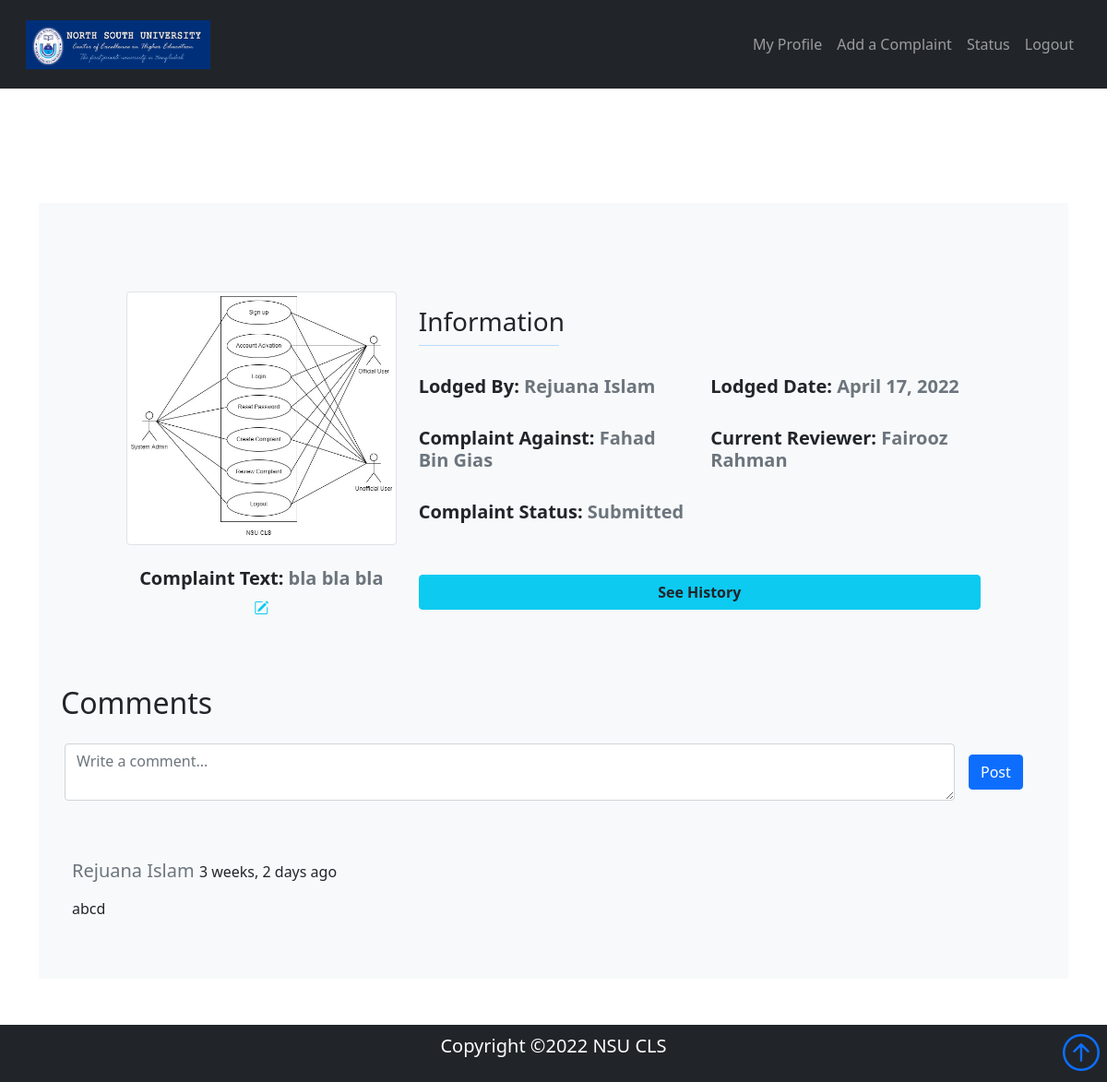
Page /complaints/complaint-card/96c8dd0b-d5d6-4c3c-bf5f-46aba4e1cba0/ (signed in) on the committed database.
### Complaint/models.py (models this page shows, shortened)
class Complaints(models.Model):
    Status = (
        ('Submitted', 'Submitted'),
        ('In progress', 'In progress'),
        ('Reviewed', 'Reviewed'),
        ('Declined', 'Declined'),
    )
    id = models.UUIDField(default=uuid.uuid4, unique=True, primary_key=True, editable=False)
    user = models.ForeignKey(get_user_model(), on_delete=models.CASCADE, related_name='creator')
    complaint_text = models.TextField(max_length=5000)
    reviewer = models.ForeignKey(get_user_model(), null=True, blank=True, on_delete=models.CASCADE, related_name='reviewer')
    against = models.ForeignKey(get_user_model(), on_delete=models.CASCADE, related_name='against')
    against_2 = models.ForeignKey(get_user_model(), null=True, blank=True, on_delete=models.CASCADE, related_name='against2')
    against_3 = models.ForeignKey(get_user_model(), null=True, blank=True, on_delete=models.CASCADE, related_name='against3')
    proof = models.ImageField(upload_to='complaint_proof/')
    status = models.CharField(max_length=100, choices=Status, default='Declined')
    created = models.DateField(auto_now_add=True)

class Comments(models.Model):
    id = models.UUIDField(default=uuid.uuid4, unique=True, primary_key=True, editable=False)
    complaint_id = models.ForeignKey(Complaints, on_delete=models.CASCADE)
    user = models.ForeignKey(get_user_model(), on_delete=models.CASCADE)
    comment_text = models.TextField(max_length=5000)
    created = models.DateTimeField(auto_now_add=True)

### Authentication/models.py (models this page shows)
class CustomUser(AbstractBaseUser, PermissionsMixin):
    TYPE_OF_USER = (
        ('Faculty', 'Faculty'),
        ('Student', 'Student'),
        ('Administrator', 'Administrator'),
        ('Staff', 'Staff'),
    )
    type = models.CharField(max_length=100, choices=TYPE_OF_USER)
    email = models.EmailField(_('email address'), unique=True)
    name = models.CharField(max_length=200)
    phone = models.CharField(max_length=11, unique=True, validators=[validate_phone])
    nsu_id = models.CharField(max_length=10, unique=True, validators=[validate_id])
    nsu_card = models.ImageField(upload_to='NSU_ID_CARD/')
    is_staff = models.BooleanField(default=False)
    is_active = models.BooleanField(default=True)
    USERNAME_FIELD = 'email'
    REQUIRED_FIELDS = ['name', 'phone', 'nsu_id', 'nsu_card']
    objects = CustomUserManager()
    def __str__(self):
        return self.email
    class Meta:
        verbose_name = 'user'
        verbose_name_plural = 'users'
        abstract = False

### Complaint/views.py (the view, shortened to what this page needs)
# urls.py: path('complaint-card/<str:pk>/', views.complaintCard, name='complaint-card'),
@login_required(login_url='login')
def complaintCard(request, pk):
    form = MakeCommentForm()
    complaint_obj = Complaints.objects.get(id=pk)
    if complaint_obj.reviewer == request.user.email or complaint_obj.user == request.user.email or request.user.email == 'projectwork.testemail@gmail.com':
        messages.error(request, 'You are not authorized to see this complaint!')
        return redirect('my-account')
    comments = Comments.objects.all().filter(complaint_id=pk).order_by('-created')
    context = {'complaint': complaint_obj, 'form': form, 'comments': comments}
    return render(request, 'Complaint/complaint_card.html', context)

### Complaint/forms.py
class MakeCommentForm(ModelForm):
    class Meta:
        model = Comments
        fields = ('comment_text',)
        labels = {
            'comment_text': 'Write a comment...',
        }

### Complaint/templates/Complaint/complaint_card.html (shortened to what this page needs)
<!DOCTYPE html>
{% load static %}
{% load widget_tweaks %}
{% load humanize %}
<html lang="en" xmlns="http://www.w3.org/1999/html">
<head>
    <link href="//maxcdn.bootstrapcdn.com/bootstrap/4.0.0/css/bootstrap.min.css" rel="stylesheet" id="bootstrap-css">
    <link href="https://cdn.jsdelivr.net/npm/bootstrap@5.0.2/dist/css/bootstrap.min.css" rel="stylesheet"
>
    <link rel="stylesheet" href="https://use.fontawesome.com/releases/v5.0.8/css/all.css">
    <link rel="stylesheet" href="https://cdn.jsdelivr.net/npm/bootstrap-icons@1.3.0/font/bootstrap-icons.css">
</head>
<body style="position: relative; min-height: 100vh;">
<nav class="navbar navbar-expand-lg bg-dark navbar-dark py-3 fixed-top">
    <div class="container-fluid">
        <a class="navbar-brand" href="">
            <img src="{% static 'images/logo.png' %}" alt="" width="200" class="d-inline-block align-text-top">
        </a>
        <div class="collapse navbar-collapse" id="navmenu">
            <ul class="navbar-nav ms-auto">
                <li class="nav-item">
                    <a href="{% url 'my-account' %}" class="nav-link">My Profile</a>
                </li>
                <li class="nav-item">
                    <a href="{% url 'add-complaint' %}" class="nav-link">Add a Complaint</a>
                </li>
                <li class="nav-item">
                    <a href="{% url 'status' %}" class="nav-link">Status</a>
                </li>
                <li class="nav-item">
                    <a href="{% url 'logout' %}" class="nav-link">Logout</a>
                </li>
            </ul>
        </div>
    </div>
</nav>
{% if not messages %}
<br><br><br><br>
{% endif %}
<div class="container" style="padding-top: 100px; padding-bottom: 50px; position: relative; min-height: 100vh;">
    <br>
    <div class="bg-light mw-100">
        <div class="row d-flex justify-content-center">
            <div class="col-md-10 mt-5 pt-5">
                <div class="row z-depth-3">
                    <div class="col-sm-4 bg.info rounded-left">
                        <div class="card-block text-center text-black">
                            <img class="img-fluid rounded mx-auto d-block img-thumbnail" style="max-height: 300px;" src="{{ complaint.proof.url }}">
                            <br>
                            <p class="h5 fw-bold text-muted"><span class="text-dark">Complaint Text:</span> {{ complaint.complaint_text }}</p>
                            <a class="link-info" href="{% url 'edit-complaint' complaint.id %}"><span><i class="bi bi-pencil-square"></i></span></a>
                        </div>
                    </div>
                    <div class="col-sm-8 bg.white rounded-right">
                        <h3 class="mt-3 text-left">Information</h3>
                        <hr class="badge-primary mt-0 w-25">
                        <div class="row text-left">
                            <div class="col-sm-6 pt-3">
                                <a class="text-decoration-none h5 text-secondary fw-bold" href="{% url 'profile' complaint.user %}"><p><span class="text-dark">Lodged By:</span> {{ complaint.user.name }}</p></a>
                            </div>
                            <div class="col-sm-6 pt-3">
                                <p class="h5 fw-bold text-secondary"><span class="text-dark">Lodged Date:</span> {{ complaint.created }}</p>
                            </div>
                            <div class="col-sm-6 pt-3">
                                <a class="text-decoration-none h5 text-secondary fw-bold" href="{% url 'profile' complaint.against %}"><p><span class="text-dark">Complaint Against:</span> {{ complaint.against.name }}</p></a>
                            </div>
                            <div class="col-sm-6 pt-3">
                                <a class="text-decoration-none h5 text-secondary fw-bold" href="{% url 'profile' complaint.reviewer %}"><p><span class="text-dark">Current Reviewer:</span> {{ complaint.reviewer.name }}</p></a>
                            </div>
                            <div class="col-sm-6 pt-3">
                                <p class="h5 fw-bold text-secondary"><span class="text-dark">Complaint Status:</span> {{ complaint.status }}</p>
                            </div>
                        </div>
                        <br>
                        <br>
                        <a class="btn btn-info btn-block fw-bold text-dark" href="{% url 'see-history' complaint.id %}"> See History </a>
                    </div>
                </div>
            </div>
        </div>
        <br>
        <br>
        <br>
    </div>
    <div class="bg-light mw-100">
        <div class="row d-flex justify-content-center mx-auto">
            <h2 class="pl-4">Comments</h2>
            <br>
            <form class="form-inline " action="{% url 'complaint-card' complaint.id %}" method="POST">
                {% for field in form %}
                    {% if field.label == 'Write a comment...' %}
                            {% render_field field class="form-control m-3 " placeholder=field.label rows="2" cols="100" %}
                    {% endif %}
                {% endfor %}
                <div class="input-group-append">
                    <button type="submit" class="btn btn-primary btn-block"> Post </button>
                </div>
            </form>
        </div>
        <div class="row d-flex justify-content-center">
            <div class="p-5">
            {% for comment in comments %}
                <p class="font-weight-light"> <span class="h5"> <a class="text-decoration-none text-secondary" href="{% url 'profile' comment.user %}">{{comment.user.name}}</a> </span> {{comment.created | naturaltime}}</p>
                <p class="text-justify">{{comment.comment_text}}</p>
            {% endfor %}
            </div>
        </div>
    </div>
</div>
</body>
<footer class="p-2 bg-dark text-white text-center position-relative">
    <div class="container">
        <p class="lead">Copyright &copy;2022 NSU CLS</p>
        <a href="#" class="position-absolute bottom-0 end-0 p-2">
            <i class="bi bi-arrow-up-circle h1"></i>
        </a>
    </div>
</footer>
</html>

### rows in the picture
Complaints: proof (picture), complaint_text "bla bla bla", user.name "Rejuana Islam", created "April 17, 2022", against.name "Fahad Bin Gias", reviewer.name "Fairooz Rahman", status "Submitted"
Comments: user.name "Rejuana Islam", created "3 weeks, 2 days ago", comment_text "abcd"
